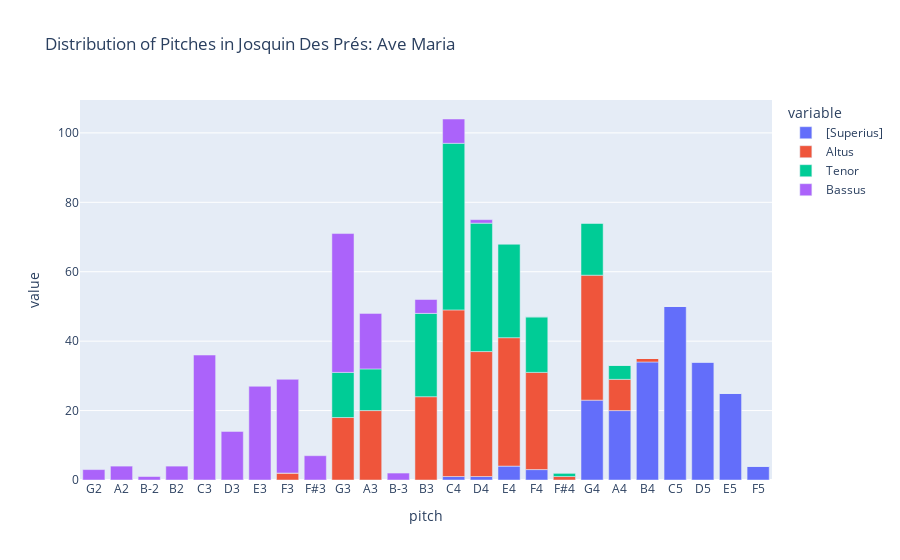

Source (notebook cell):
### Code cell
# set parameters
combineUnisons = True
combineRests = True
# new pitch table
pitch_order = ['E-2', 'E2', 'F2', 'F#2', 'G2', 'A2', 'B-2', 'B2', 
               'C3', 'C#3', 'D3', 'E-3','E3', 'F3', 'F#3', 'G3', 'G#3','A3', 'B-3','B3',
               'C4', 'C#4','D4', 'E-4', 'E4', 'F4', 'F#4','G4', 'A4', 'B-4', 'B4',
               'C5', 'C#5','D5', 'E-5','E5', 'F5', 'F#5', 'G5', 'A5', 'B-5', 'B5']

nr = piece.notes(combineUnisons ='combineUnisons', combineRests = 'combineRests').fillna('-')  
nr = nr.apply(pd.Series.value_counts).fillna(0).astype(int).reset_index().copy()  
nr.rename(columns = {'index':'pitch'}, inplace = True)  
nr['pitch'] = pd.Categorical(nr["pitch"], categories=pitch_order)  
nr = nr.sort_values(by = "pitch").dropna().copy()  
voices = nr.columns.to_list() 
display(nr)
px.bar(nr, x="pitch", y=voices, title="Distribution of Pitches in " + 
       piece.metadata['composer'] + ": " + piece.metadata['title'])

### Figure 1 — Plotly figure (JSON) as saved in the notebook; plotly's stock layout.template omitted (floating-point values rounded to 4 significant figures)
{"data": [{"alignmentgroup": "True", "hovertemplate": "variable=[Superius]<br>pitch=%{x}<br>value=%{y}<extra></extra>", "legendgroup": "[Superius]", "marker": {"color": "#636efa", "pattern": {"shape": ""}}, "name": "[Superius]", "offsetgroup": "[Superius]", "orientation": "v", "showlegend": true, "textposition": "auto", "type": "bar", "x": ["G2", "A2", "B-2", "B2", "C3", "D3", "E3", "F3", "F#3", "G3", "A3", "B-3", "B3", "C4", "D4", "E4", "F4", "F#4", "G4", "A4", "B4", "C5", "D5", "E5", "F5"], "xaxis": "x", "y": [0, 0, 0, 0, 0, 0, 0, 0, 0, 0, 0, 0, 0, 1, 1, 4, 3, 0, 23, 20, 34, 50, 34, 25, 4], "yaxis": "y"}, {"alignmentgroup": "True", "hovertemplate": "variable=Altus<br>pitch=%{x}<br>value=%{y}<extra></extra>", "legendgroup": "Altus", "marker": {"color": "#EF553B", "pattern": {"shape": ""}}, "name": "Altus", "offsetgroup": "Altus", "orientation": "v", "showlegend": true, "textposition": "auto", "type": "bar", "x": ["G2", "A2", "B-2", "B2", "C3", "D3", "E3", "F3", "F#3", "G3", "A3", "B-3", "B3", "C4", "D4", "E4", "F4", "F#4", "G4", "A4", "B4", "C5", "D5", "E5", "F5"], "xaxis": "x", "y": [0, 0, 0, 0, 0, 0, 0, 2, 0, 18, 20, 0, 24, 48, 36, 37, 28, 1, 36, 9, 1, 0, 0, 0, 0], "yaxis": "y"}, {"alignmentgroup": "True", "hovertemplate": "variable=Tenor<br>pitch=%{x}<br>value=%{y}<extra></extra>", "legendgroup": "Tenor", "marker": {"color": "#00cc96", "pattern": {"shape": ""}}, "name": "Tenor", "offsetgroup": "Tenor", "orientation": "v", "showlegend": true, "textposition": "auto", "type": "bar", "x": ["G2", "A2", "B-2", "B2", "C3", "D3", "E3", "F3", "F#3", "G3", "A3", "B-3", "B3", "C4", "D4", "E4", "F4", "F#4", "G4", "A4", "B4", "C5", "D5", "E5", "F5"], "xaxis": "x", "y": [0, 0, 0, 0, 0, 0, 0, 0, 0, 13, 12, 0, 24, 48, 37, 27, 16, 1, 15, 4, 0, 0, 0, 0, 0], "yaxis": "y"}, {"alignmentgroup": "True", "hovertemplate": "variable=Bassus<br>pitch=%{x}<br>value=%{y}<extra></extra>", "legendgroup": "Bassus", "marker": {"color": "#ab63fa", "pattern": {"shape": ""}}, "name": "Bassus", "offsetgroup": "Bassus", "orientation": "v", "showlegend": true, "textposition": "auto", "type": "bar", "x": ["G2", "A2", "B-2", "B2", "C3", "D3", "E3", "F3", "F#3", "G3", "A3", "B-3", "B3", "C4", "D4", "E4", "F4", "F#4", "G4", "A4", "B4", "C5", "D5", "E5", "F5"], "xaxis": "x", "y": [3, 4, 1, 4, 36, 14, 27, 27, 7, 40, 16, 2, 4, 7, 1, 0, 0, 0, 0, 0, 0, 0, 0, 0, 0], "yaxis": "y"}], "layout": {"barmode": "relative", "legend": {"title": {"text": "variable"}, "tracegroupgap": 0}, "title": {"text": "Distribution of Pitches in Josquin Des Prés: Ave Maria"}, "xaxis": {"anchor": "y", "domain": [0, 1], "title": {"text": "pitch"}}, "yaxis": {"anchor": "x", "domain": [0, 1], "title": {"text": "value"}}}}
